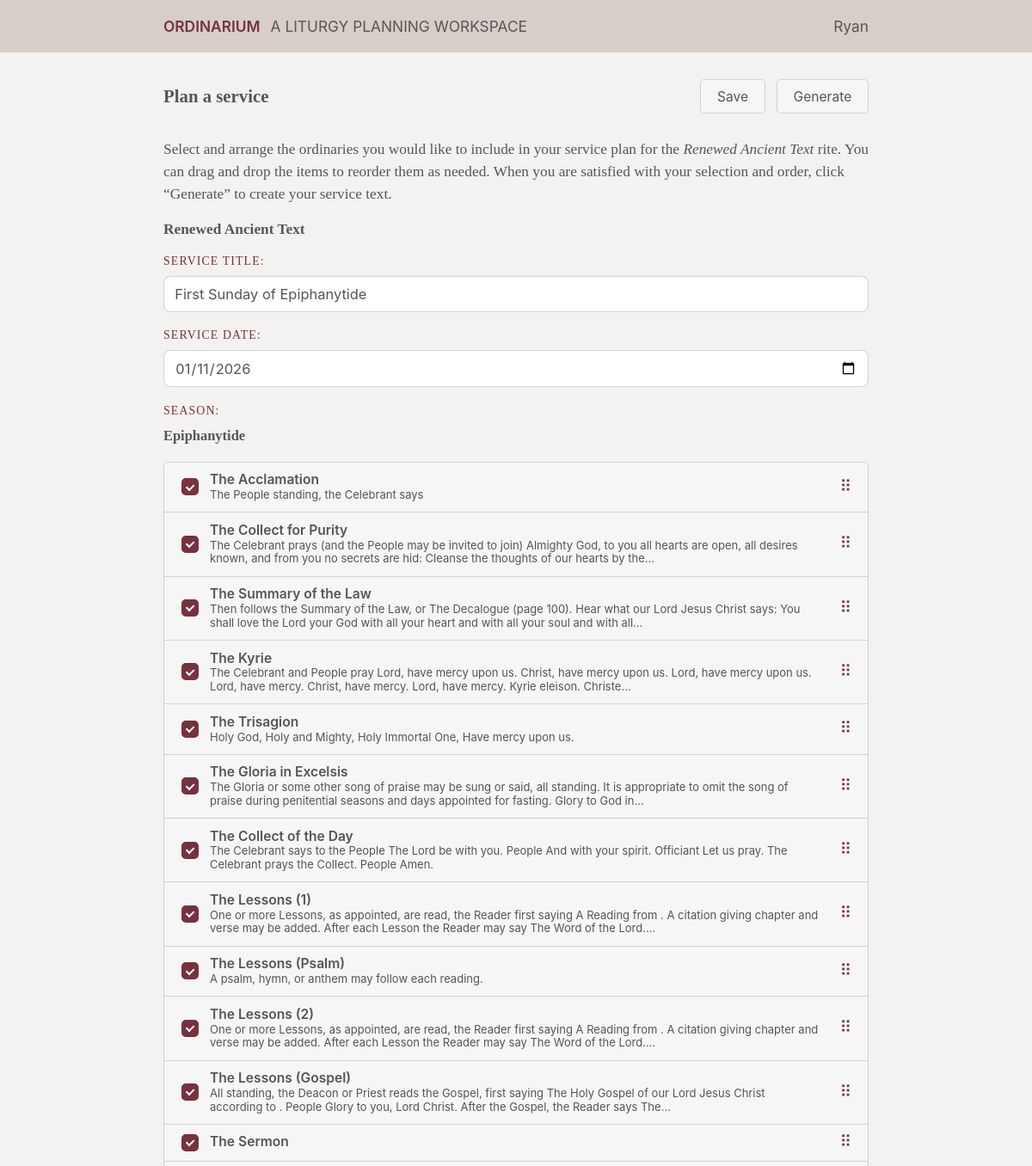
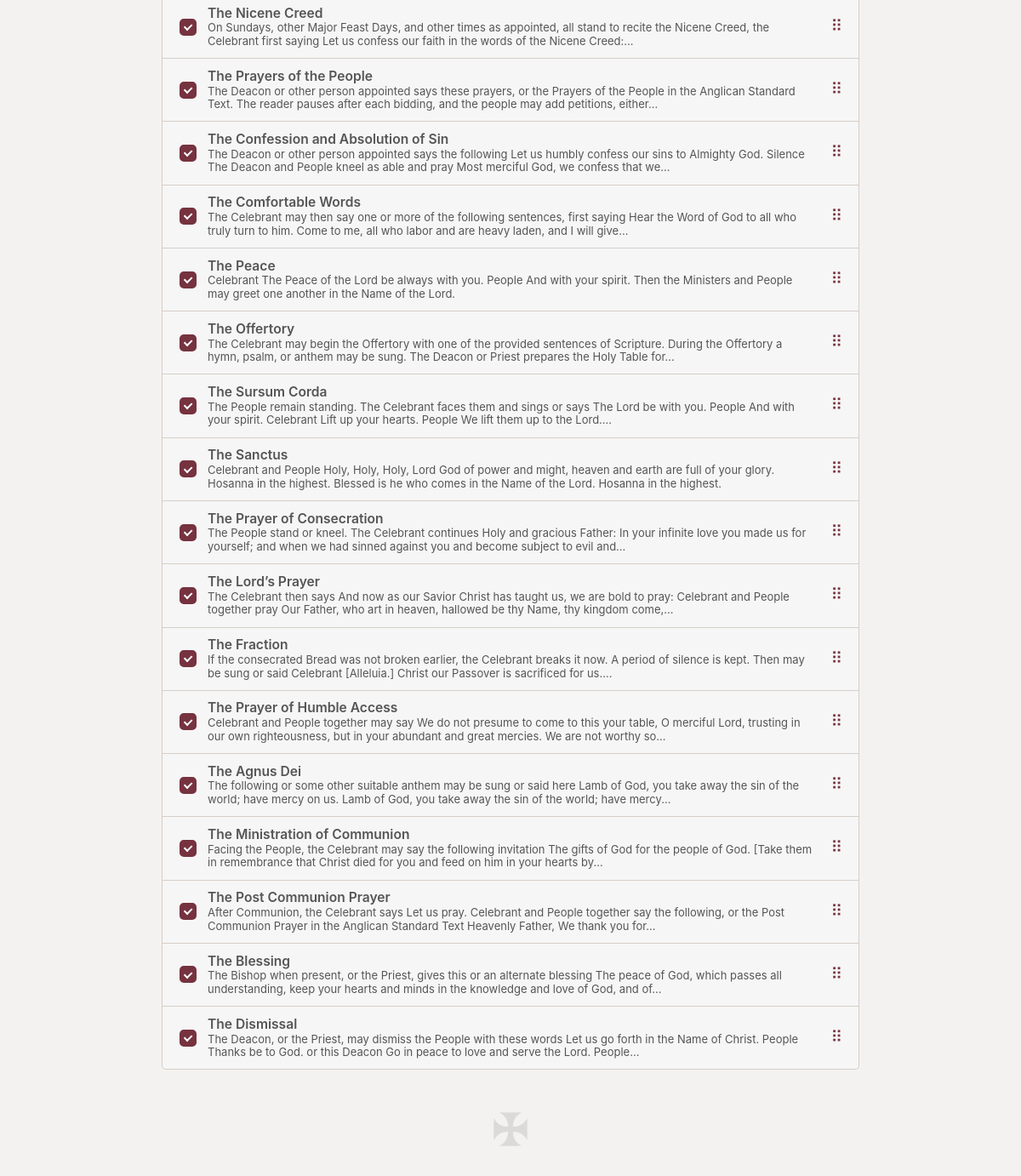
Screenshot of /service/2 with the database file from the repository (2 pictures, top to bottom).
### tables this page shows
CREATE TABLE "texts" ("id" INTEGER PRIMARY KEY, "data" JSON, type TEXT
generated always as (json_extract(data, '$.type')) virtual, filter_type TEXT
generated always as (json_extract(data, '$.filter.type')) virtual, filter_content TEXT
generated always as (json_extract(data, '$.filter.content')) virtual, text TEXT
generated always as (json_extract(data, '$.text')) virtual, title TEXT
generated always as (json_extract(data, '$.title')) virtual, default_order INTEGER
generated always as (json_extract(data, '$.default_order')) virtual, detailed_title text
generated always as (json_extract(data, '$.detailed_title')) virtual);

### ordinarium/routes.py (the view)
@bp.route("/service/<int:service_id>")
def service(service_id, rite="Renewed Ancient Text"):
    rite_slug = rite.replace(" ", "_").lower()
    db = get_db()
    saved_plan = db.execute(
        "select text_order, text_disabled, title, season, service_date, rite from services where id=? limit 1",
        (service_id,),
    ).fetchone()
    if saved_plan and saved_plan["text_order"]:
        ordinaries = db.execute(
            'select texts.id, texts.default_order, texts.title, texts.detailed_title, texts.text, saved_order.value, saved_disabled.value as "disabled" from texts left join json_each(?) saved_order on texts.id=saved_order.value left join json_each(?) saved_disabled on texts.id=saved_disabled.value where texts.type=? and texts.filter_type=? and texts.filter_content=? order by saved_order.key',
            (
                saved_plan["text_order"],
                saved_plan["text_disabled"],
                "ordinarium",
                "rite",
                rite,
            ),
        ).fetchall()
    else:
        ordinaries = db.execute(
            "select id, default_order, title, detailed_title, text from texts where type=? and filter_type=? and filter_content=? order by default_order",
            ("ordinarium", "rite", rite),
        ).fetchall()
    service_data = {
        "title": saved_plan["title"] if saved_plan else "",
        "season": saved_plan["season"] if saved_plan else "",
        "service_date": saved_plan["service_date"] if saved_plan else "",
        "rite": saved_plan["rite"] if saved_plan and saved_plan["rite"] else rite,
    }
    return render_template(
        "plan.html",
        user=get_user(),
        rite=rite,
        rite_slug=rite_slug,
        ordinaries=ordinaries,
        service_id=service_id,
        service=service_data,
    )

### ordinarium/db.py (called while the page is built)
def get_db():
    if "db" not in g:
        g.db = sqlite3.connect(
            current_app.config["DATABASE"],
            detect_types=sqlite3.PARSE_DECLTYPES,
        )
        g.db.row_factory = sqlite3.Row
    return g.db

### ordinarium/routes.py (called while the page is built)
def get_user(email="ryanwillers@gmail.com"):
    db = get_db()
    user = db.execute(
        "select id, first_name, last_name, email from users where email=? limit 1",
        (email,),
    ).fetchone()
    return user

### ordinarium/templates/plan.html (shortened to what this page needs)
{% extends 'base.html' %}
{% block content %}
<div id="page">
	<div class="plan-header">
		<h2>Plan a service</h2>
		<div class="plan-header-actions">
			<button class="plan-submit" type="submit" form="plan-meta-form">Save</button>
			<button class="plan-submit" type="submit" form="plan-form">Generate</button>
		</div>
	</div>
	<p>Select and arrange the ordinaries you would like to include in your service plan for the <em>{{ rite }}</em> rite. You can drag and drop the items to reorder them as needed. When you are satisfied with your selection and order, click “Generate” to create your service text.</p>
	<strong>{{ rite }}</strong>
	<form class="plan-actions" id="plan-meta-form" action="{{ url_for('main.persist_service') }}" method="post">
		<p><label class="plan-field">
			<span>Service title:</span>
			<input type="text" name="title" value="{{ service.title or '' }}" placeholder="e.g., First Sunday of Christmas">
		</label></p>
		<p><label class="plan-field">
			<span>Service date:</span>
			<input type="date" name="service_date" id="plan-service-date" value="{{ service.service_date or '' }}">
		</label></p>
		<p><label class="plan-field">
			<span>Season:</span>
			<strong class="plan-field-value" id="plan-season-display">{{ service.season or 'Auto-detect' }}</strong>
		</label></p>
	</form>
	<ul class="plan-list">
	{% for ordinary in ordinaries %}
		<li class="plan-row" draggable="true">
			<div class="plan-row-main">
				<label class="plan-item">
					<input type="checkbox" name="ordinaries" value="{{ ordinary.id }}" data-default-order="{{ ordinary.default_order }}" {% if not ordinary.disabled %}checked{% endif %}>
					<span class="plan-title">{% if ordinary.detailed_title %}{{ ordinary.detailed_title }}{% else %}{{ ordinary.title }}{% endif %}</span>
					{% if ordinary.text %}<small>{{ ordinary.text | markdown_template | striptags | clean | truncate(200) }}</small>{% endif %}
				</label>
				<span class="plan-handle" aria-hidden="true">⠿</span>
			</div>
		</li>
	{% endfor %}
	</ul>
</div>
{% endblock %}

### ordinarium/templates/base.html (shortened to what this page needs)
<!doctype html>
<html lang="en">
	<head>
		<link rel="stylesheet" href="{{ url_for('static', filename='styles/style.css') }}">
	</head>
	<body>
		<div id="inner-body">
			{% include '_header.html' %}
			<main>
				{% block content %}{% endblock %}
			</main>
			{% include '_footer.html' %}
		</div>
	</body>
</html>

### ordinarium/templates/_header.html
<header>
	<div class="inner">
		<h1><a href="{{ url_for('main.index') }}">Ordinarium</a></h1>
		<h2>A liturgy planning workspace</h2>
		{% if user %}
		<div class="user-info">
			<span>{{ user.first_name }}</span>
		</div>
		{% endif %}
	</div>
</header>

### ordinarium/templates/_footer.html
<footer>
    <a href="{{ url_for('main.page', slug='about') }}"><img src="{{ url_for('static', filename='images/coda.png') }}" class="coda"></a>
</footer>

### ordinarium/static/styles/style.css (style rules this page uses)
:root { --header-font-family: -apple-system, BlinkMacSystemFont, 'Helvetica Neue', Helvetica, Arial, sans-serif; --body-font-family: apple-system-ui-serif, ui-serif, Georgia, serif; --body-background-color: #f4f2f0; --body-color: #565656; --rubric-color: #76323f; --header-background-color: #d7cec7; --line-color: #d7cec7; --body-font-size: 13pt; }
html { margin: 0; padding: 0; }
body { background-color: var(--header-background-color); color: var(--body-color); font-size: var(--body-font-size); margin: 0; padding: 0; font-family: var(--body-font-family); }
div#inner-body { background-color: var(--body-background-color); margin: 0; padding: 0; min-height: 100vh; }
main { max-width: 820px; margin: 0 auto; padding: 80px 20px 20px 20px; }
input[type="text"], input[type="date"], select { background: #f6f6f6; border: 1px solid var(--line-color); border-radius: 5px; color: #555 !important; font-family: var(--header-font-family); font-size: 0.9em; padding: 0.3em; }
button, input[type="submit"], .button, .button:visited { background: #f6f6f6; border: 1px solid var(--line-color); border-radius: 5px; color: #555 !important; cursor: pointer; font-family: var(--header-font-family); font-size: 0.9em; padding: 0.6em 1.2em; }

### rows the page displays
texts: title "The Acclamation", text|clean "The People standing, the Celebrant says"
texts: title "The Collect for Purity", text|clean "The Celebrant prays (and the People may be invited to join) Almighty God, to you all hearts are open, all desires known, and from you no secrets are hid: Cleanse the thoughts of our hearts by the..."
texts: title "The Summary of the Law", text|clean "Then follows the Summary of the Law, or The Decalogue (page 100). Hear what our Lord Jesus Christ says: You shall love the Lord your God with all your heart and with all your soul and with all..."
texts: title "The Kyrie", text|clean "The Celebrant and People pray Lord, have mercy upon us. Christ, have mercy upon us. Lord, have mercy upon us. Lord, have mercy. Christ, have mercy. Lord, have mercy. Kyrie eleison. Christe..."
texts: title "The Trisagion", text|clean "Holy God, Holy and Mighty, Holy Immortal One, Have mercy upon us."
texts: title "The Gloria in Excelsis", text|clean "The Gloria or some other song of praise may be sung or said, all standing. It is appropriate to omit the song of praise during penitential seasons and days appointed for fasting. Glory to God in..."
texts: title "The Collect of the Day", text|clean "The Celebrant says to the People The Lord be with you. People And with your spirit. Officiant Let us pray. The Celebrant prays the Collect. People Amen."
texts: detailed_title "The Lessons (1)", text|clean "One or more Lessons, as appointed, are read, the Reader first saying A Reading from . A citation giving chapter and verse may be added. After each Lesson the Reader may say The Word of the Lord...."
texts: detailed_title "The Lessons (Psalm)", text|clean "A psalm, hymn, or anthem may follow each reading."
texts: detailed_title "The Lessons (2)", text|clean "One or more Lessons, as appointed, are read, the Reader first saying A Reading from . A citation giving chapter and verse may be added. After each Lesson the Reader may say The Word of the Lord...."
texts: detailed_title "The Lessons (Gospel)", text|clean "All standing, the Deacon or Priest reads the Gospel, first saying The Holy Gospel of our Lord Jesus Christ according to . People Glory to you, Lord Christ. After the Gospel, the Reader says The..."
texts: title "The Sermon"
texts: title "The Nicene Creed", text|clean "On Sundays, other Major Feast Days, and other times as appointed, all stand to recite the Nicene Creed, the Celebrant first saying Let us confess our faith in the words of the Nicene Creed:..."
texts: title "The Prayers of the People", text|clean "The Deacon or other person appointed says these prayers, or the Prayers of the People in the Anglican Standard Text. The reader pauses after each bidding, and the people may add petitions, either..."
texts: title "The Confession and Absolution of Sin", text|clean "The Deacon or other person appointed says the following Let us humbly confess our sins to Almighty God. Silence The Deacon and People kneel as able and pray Most merciful God, we confess that we..."
texts: title "The Comfortable Words", text|clean "The Celebrant may then say one or more of the following sentences, first saying Hear the Word of God to all who truly turn to him. Come to me, all who labor and are heavy laden, and I will give..."
texts: title "The Peace", text|clean "Celebrant The Peace of the Lord be always with you. People And with your spirit. Then the Ministers and People may greet one another in the Name of the Lord."
texts: title "The Offertory", text|clean "The Celebrant may begin the Offertory with one of the provided sentences of Scripture. During the Offertory a hymn, psalm, or anthem may be sung. The Deacon or Priest prepares the Holy Table for..."
texts: title "The Sursum Corda", text|clean "The People remain standing. The Celebrant faces them and sings or says The Lord be with you. People And with your spirit. Celebrant Lift up your hearts. People We lift them up to the Lord...."
texts: title "The Sanctus", text|clean "Celebrant and People Holy, Holy, Holy, Lord God of power and might, heaven and earth are full of your glory. Hosanna in the highest. Blessed is he who comes in the Name of the Lord. Hosanna in the highest."
texts: title "The Prayer of Consecration", text|clean "The People stand or kneel. The Celebrant continues Holy and gracious Father: In your infinite love you made us for yourself; and when we had sinned against you and become subject to evil and..."
texts: title "The Lord’s Prayer", text|clean "The Celebrant then says And now as our Savior Christ has taught us, we are bold to pray: Celebrant and People together pray Our Father, who art in heaven, hallowed be thy Name, thy kingdom come,..."
texts: title "The Fraction", text|clean "If the consecrated Bread was not broken earlier, the Celebrant breaks it now. A period of silence is kept. Then may be sung or said Celebrant [Alleluia.] Christ our Passover is sacrificed for us...."
texts: title "The Prayer of Humble Access", text|clean "Celebrant and People together may say We do not presume to come to this your table, O merciful Lord, trusting in our own righteousness, but in your abundant and great mercies. We are not worthy so..."
texts: title "The Agnus Dei", text|clean "The following or some other suitable anthem may be sung or said here Lamb of God, you take away the sin of the world; have mercy on us. Lamb of God, you take away the sin of the world; have mercy..."
texts: title "The Ministration of Communion", text|clean "Facing the People, the Celebrant may say the following invitation The gifts of God for the people of God. [Take them in remembrance that Christ died for you and feed on him in your hearts by..."
texts: title "The Post Communion Prayer", text|clean "After Communion, the Celebrant says Let us pray. Celebrant and People together say the following, or the Post Communion Prayer in the Anglican Standard Text Heavenly Father, We thank you for..."
texts: title "The Blessing", text|clean "The Bishop when present, or the Priest, gives this or an alternate blessing The peace of God, which passes all understanding, keep your hearts and minds in the knowledge and love of God, and of..."
texts: title "The Dismissal", text|clean "The Deacon, or the Priest, may dismiss the People with these words Let us go forth in the Name of Christ. People Thanks be to God. or this Deacon Go in peace to love and serve the Lord. People..."

### other values shown
{{ user.first_name }} "Ryan"
{{ rite }} "Renewed Ancient Text"
{{ service.season or 'Auto-detect' }} "Epiphanytide"
